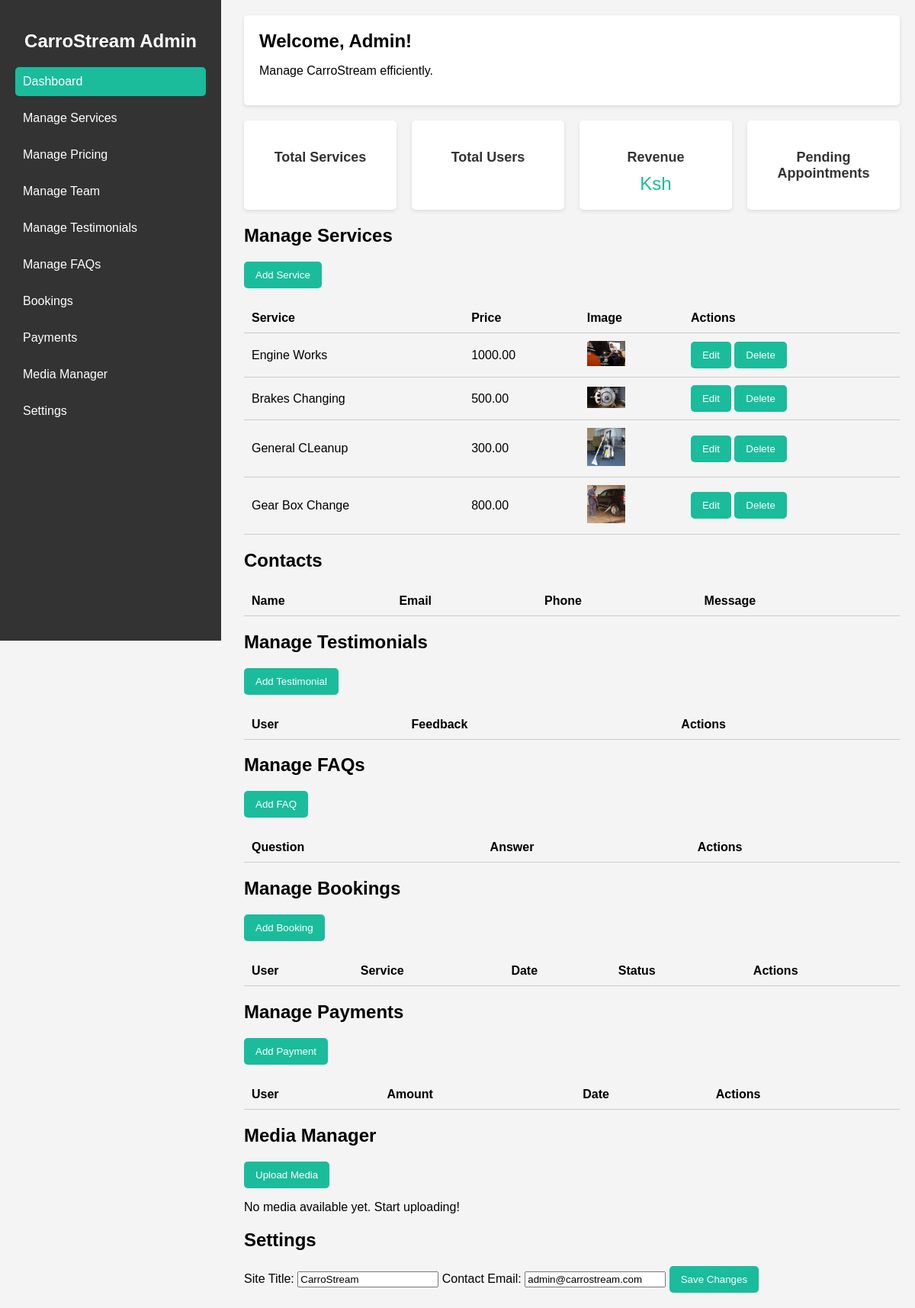
The app's page /services/dashboard with its own data.
### services/models.py (models this page shows, shortened)
class Service(models.Model):
    title = models.CharField(max_length=200)
    slug = models.SlugField(unique=True, blank=True)
    description = models.TextField()
    price = models.DecimalField(max_digits=10, decimal_places=2)
    image = models.ImageField(upload_to='services/')
    created_at = models.DateTimeField(auto_now_add=True)  # Automatically set when a service is created
    updated_at = models.DateTimeField(auto_now=True)  # Automatically update when the service is modified

### services/views.py (the view)
# urls.py: path('dashboard', views.dashboard, name='dashboard'),
def dashboard(request):
    services = Service.objects.all()
    pricing_plans = PricingPlan.objects.all()
    team_members = TeamMember.objects.all()
    testimonials = Testimonial.objects.all()
    faqs = FAQ.objects.all()
    bookings = Booking.objects.all()
    payments = Payment.objects.all()
    media_files = MediaFile.objects.all()
    context = {
        'services': services,
        'pricing_plans': pricing_plans,
        'team_members': team_members,
        'testimonials': testimonials,
        'faqs': faqs,
        'bookings': bookings,
        'payments': payments,
        'media_files': media_files,
    }
    return render(request, 'dashboard/siteadmin_dashboard.html', context)

### templates/dashboard/siteadmin_dashboard.html (shortened to what this page needs)
{% load static %}
<!DOCTYPE html>
<html lang="en">
<head>
    {% block css %}
    <link rel="stylesheet" href="{% static 'dashboard/css/siteadmin_dashboard.css' %}">
    {% endblock %}
</head>
<body>
    <div class="admin-dashboard">
        <aside class="sidebar">
            <h2>CarroStream Admin</h2>
            <nav>
                <ul>
                    <li><a href="#" class="active">Dashboard</a></li>
                    <li><a href="#">Manage Services</a></li>
                    <li><a href="#">Manage Pricing</a></li>
                    <li><a href="#">Manage Team</a></li>
                    <li><a href="#">Manage Testimonials</a></li>
                    <li><a href="#">Manage FAQs</a></li>
                    <li><a href="#">Bookings</a></li>
                    <li><a href="#">Payments</a></li>
                    <li><a href="#">Media Manager</a></li>
                    <li><a href="#">Settings</a></li>
                </ul>
            </nav>
        </aside>
        <main class="main-content">
            <header>
                <h1>Welcome, Admin!</h1>
                <p>Manage CarroStream efficiently.</p>
            </header>
            <section class="content">
                <div class="cards">
                    <div class="card">
                        <h3>Total Services</h3>
                    </div>
                    <div class="card">
                        <h3>Total Users</h3>
                    </div>
                    <div class="card">
                        <h3>Revenue</h3>
                        <p>Ksh {{ total_revenue }}</p>
                    </div>
                    <div class="card">
                        <h3>Pending Appointments</h3>
                    </div>
                </div>
            </section>
<div id="dynamic-section">
    <h2>Manage Services</h2>
    <button id="add-service-btn">Add Service</button>
    <table id="services-table">
        <thead>
            <tr>
                <th>Service</th>
                <th>Price</th>
                <th>Image</th>
                <th>Actions</th>
            </tr>
        </thead>
        <tbody>
            {% for service in services %}
            <tr id="service-{{ service.id }}">
                <td>{{ service.title }}</td>
                <td>{{ service.price }}</td>
                <td>
                    {% if service.image %}
                        <img src="{{ service.image.url }}" alt="Service Image" width="50">
                    {% else %}
                        <img src="{% static 'dashboard/img/placeholder.png' %}" alt="No image" width="50">
                    {% endif %}
                </td>
                <td>
                    <button onclick="editService('{{ service.id }}')">Edit</button>
                    <button onclick="deleteService('{{ service.id }}')">Delete</button>
                </td>
            </tr>
            {% endfor %}
        </tbody>
    </table>
</div>
<div id="dynamic-section">
    <h2>Contacts</h2>
<table id="contacts-table">
    <thead>
        <tr>
            <th>Name</th>
            <th>Email</th>
            <th>Phone</th>
            <th>Message</th>
        </tr>
    </thead>
</table>
</div>
<div id="dynamic-section">
    <h2>Manage Testimonials</h2>
    <button id="add-testimonial-btn">Add Testimonial</button>
    <table id="testimonials-table">
        <thead>
            <tr>
                <th>User</th>
                <th>Feedback</th>
                <th>Actions</th>
            </tr>
        </thead>
    </table>
</div>
<div id="dynamic-section">
    <h2>Manage FAQs</h2>
    <button id="add-faq-btn">Add FAQ</button>
    <table id="faqs-table">
        <thead>
            <tr>
                <th>Question</th>
                <th>Answer</th>
                <th>Actions</th>
            </tr>
        </thead>
    </table>
</div>
<div id="dynamic-section">
    <h2>Manage Bookings</h2>
    <button id="add-booking-btn">Add Booking</button>
    <table id="bookings-table">
        <thead>
            <tr>
                <th>User</th>
                <th>Service</th>
                <th>Date</th>
                <th>Status</th>
                <th>Actions</th>
            </tr>
        </thead>
    </table>
</div>
<div id="dynamic-section">
    <h2>Manage Payments</h2>
    <button id="add-payment-btn">Add Payment</button>
    <table id="payments-table">
        <thead>
            <tr>
                <th>User</th>
                <th>Amount</th>
                <th>Date</th>
                <th>Actions</th>
            </tr>
        </thead>
    </table>
</div>
<div id="dynamic-section">
    <h2>Media Manager</h2>
    <button id="upload-media-btn">Upload Media</button>
    <p>{% if media|length > 0 %} Media available for management. {% else %} No media available yet. Start uploading! {% endif %}</p>
</div>
                <div id="dynamic-section">
                    <h2>Settings</h2>
                    <form>
                        <label for="site-title">Site Title:</label>
                        <input type="text" id="site-title" value="CarroStream">
                        <label for="contact-email">Contact Email:</label>
                        <input type="email" id="contact-email" value="admin@carrostream.com">
                        <button>Save Changes</button>
                    </form>
                </div>
        </main>
    </div>
</body>
</html>

### static/dashboard/css/siteadmin_dashboard.css (style rules this page uses)
body { margin: 0; font-family: Arial, sans-serif; background-color: #f4f4f4; }
.admin-dashboard { display: flex; }
.sidebar { width: 250px; background: #333; color: #fff; min-height: 100vh; padding: 20px; position: fixed; }
.sidebar h2 { text-align: center; margin-bottom: 20px; }
.sidebar nav ul { list-style: none; padding: 0; }
.sidebar nav ul li { margin: 10px 0; }
.sidebar nav ul li a { color: #fff; text-decoration: none; padding: 10px; display: block; border-radius: 5px; }
.sidebar nav ul li a.active, .sidebar nav ul li a:hover { background: #1abc9c; }
.main-content { flex: 1; padding: 20px; margin-left: 300px; }
header { background: #fff; padding: 20px; border-radius: 5px; margin-bottom: 20px; box-shadow: 0 2px 5px rgba(0, 0, 0, 0.1); }
header h1 { margin: 0; font-size: 24px; }
.cards { display: flex; gap: 20px; margin-bottom: 20px; }
.card { flex: 1; background: #fff; padding: 20px; border-radius: 5px; text-align: center; box-shadow: 0 2px 5px rgba(0, 0, 0, 0.1); }
.card h3 { margin-bottom: 10px; font-size: 18px; color: #333; }
.card p { font-size: 24px; margin: 0; color: #1abc9c; }
table { width: 100%; border-collapse: collapse; margin-top: 20px; }
table th, table td { padding: 10px; text-align: left; border-bottom: 1px solid #ccc; }
button { background: #1abc9c; color: #fff; border: none; padding: 10px 15px; border-radius: 5px; cursor: pointer; }

### records on screen
Service: title "Engine Works", price "1000.00", image (picture)
Service: title "Brakes Changing", price "500.00", image (picture)
Service: title "General CLeanup", price "300.00", image (picture)
Service: title "Gear Box Change", price "800.00", image (picture)
